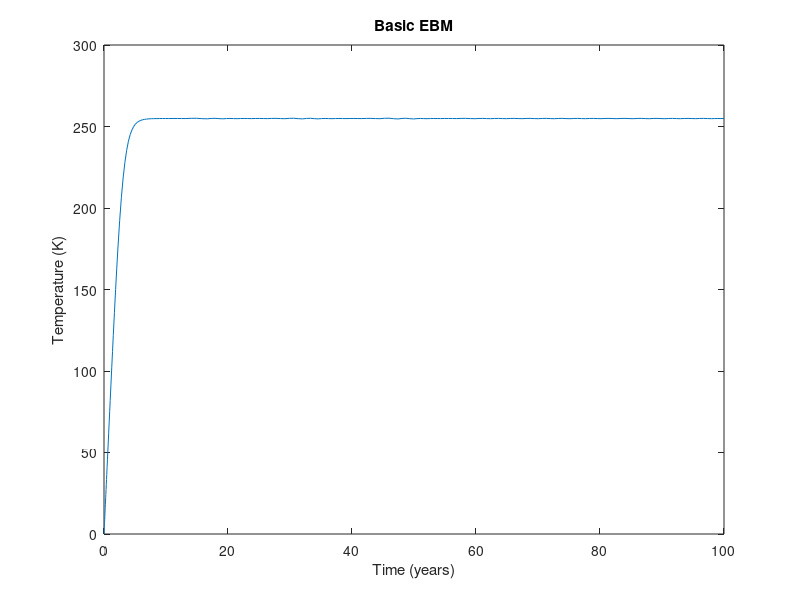
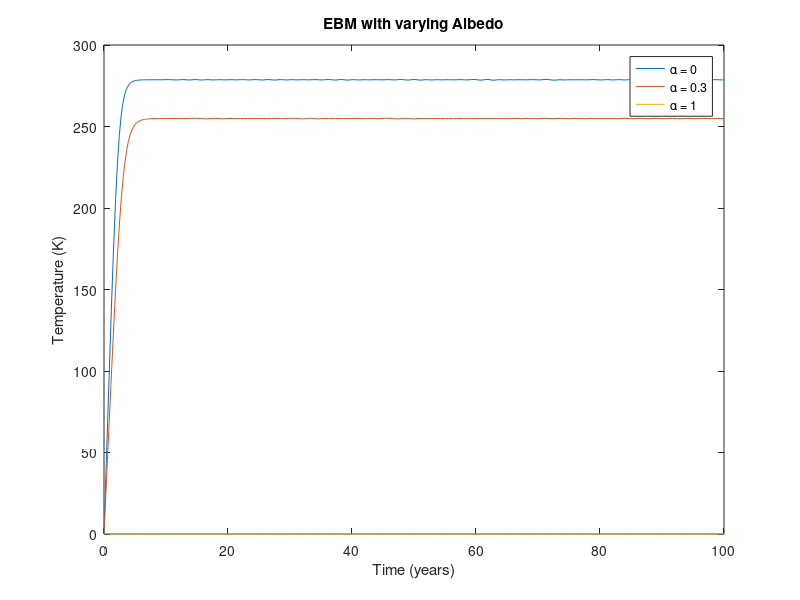
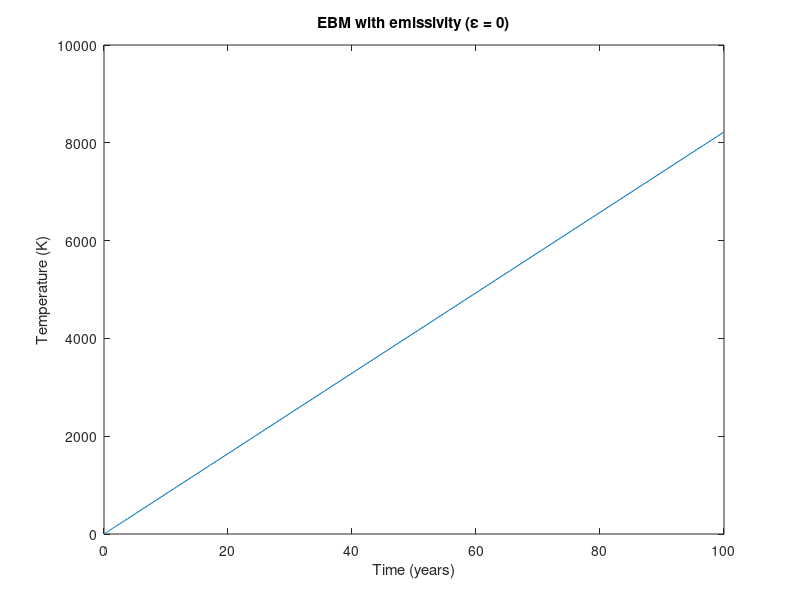
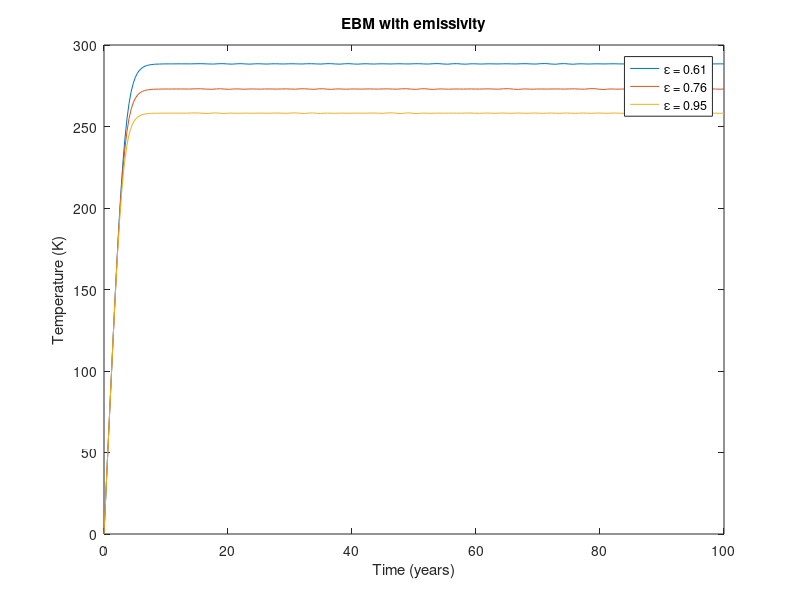

These figures' MATLAB source, in order:
% Global Temperature Modeling (INFO-F305)
% This script contains models for simulating the global average temperature.

%%% CONSTANTS %%%
R = 2.912;                          % Heat capacity (W-yr/m^2/K)
Q = 342;                            % Average global solar radiation (W/m^2)
alpha = 0.3;                        % Albedo of the planet
sigma = 5.67e-8;                    % Stefan-Boltzmann constant (W/m^2/K^4)
T0 = 0;                             % Starting from freezing point of water
tspan = [0, 100];                   % Simulate for 100 years

%%% QUESTION 1 %%%
[t, T] = ode45(@(t, T) (Q * (1 - alpha) - sigma * T^4) / R, tspan, T0);

plot(t, T);
title('Basic EBM');
xlabel('Time (years)');
ylabel('Temperature (K)');

%%% QUESTION 2 %%%
alphas = [0, 0.3, 1];
legends = cell(1, 3);
figure; % Open a new figure window
for i = 1:length(alphas)
    a = alphas(i);
    [t, T] = ode45(@(t, T) (Q * (1 - a) - sigma * T^4) / R, tspan, T0);
    legends{i} = ['α = ', num2str(a)];
    plot(t, T);
    hold on;
end
hold off;

title('EBM with varying Albedo');
legend(legends);
xlabel('Time (years)');
ylabel('Temperature (K)');

%%% QUESTION 3 %%%
% emissivity = 0
epsilon = 0.00; % Emissivity factor
figure;
[t, T] = ode45(@(t, T) (Q * (1 - alpha) - epsilon * sigma * T^4) / R, tspan, T0);
plot(t, T);
title('EBM with emissivity (ε = 0)');
xlabel('Time (years)');
ylabel('Temperature (K)');

% emissivity in [0.61, 0.76, 0.95]
epsilons = [0.61, 0.76, 0.95];
legends = cell(1, 3);
figure;
for i = 1:length(epsilons)
    e = epsilons(i);
    [t, T] = ode45(@(t, T) (Q * (1 - alpha) - e * sigma * T^4) / R, tspan, T0);
    legends{i} = ['ε = ', num2str(e)];
    plot(t, T);
    hold on;
end
hold off;

title('EBM with emissivity');
legend(legends);
xlabel('Time (years)');
ylabel('Temperature (K)');


%%% QUESTION 4 %%%
% OLR depending on Temperature in Celsius
T0 = -273.15;               % Temperature in Celsius (0K)
R = 2.912;                  % Heat capacity (W-yr/m^2/K)
A = 202;                    % Constant in W/m^2
B = 1.90;                   % Constant in W/m^2/°C

% Temperature conversion is not needed for constants A and B as they are already for °C.
% However, the temperature T in the equation must be converted from Kelvin to Celsius.
figure;
[t, T] = ode45(@(t, T) (Q * (1 - alpha) - (A + B * T)) / R, tspan, T0);
plot(t, T);
title('EBM with Temperature-Dependent OLR (in Celsius)');
xlabel('Time (years)');
ylabel('Temperature (C)');


%%% QUESTION 5 %%%
% Albedo depending on Temperature
T0 = 14.84; % Temperature in Celsius
alpha_temp = @(T) 0.5 + 0.2 * tanh(0.1 * (265 - T));

[t5, T5] = ode45(@(t, T) (Q * (1 - alpha_temp(T)) - epsilon * sigma * T^4) / R, tspan, T0);
figure; % Open a new figure window
plot(t5, T5);
title('EBM with Temperature-Dependent Albedo');
xlabel('Time (years)');
ylabel('Temperature (C)');
